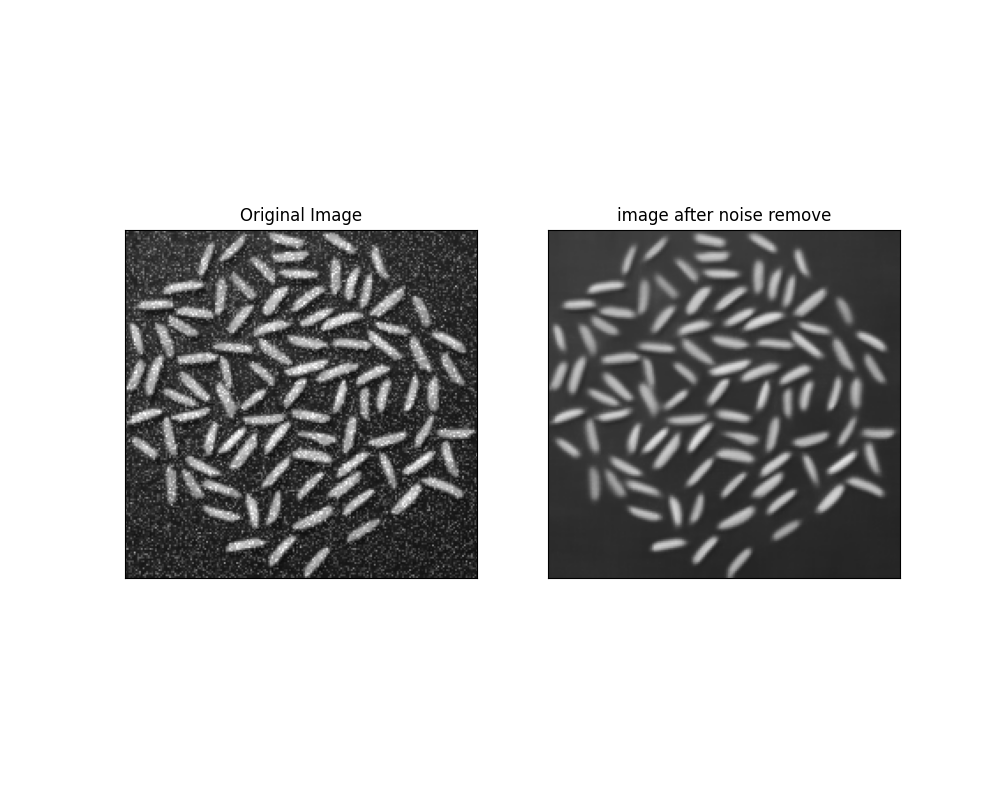

The Python source for this figure:
import numpy as np 
import cv2 
from matplotlib import pyplot as plt 

image = cv2.imread("/Users/admin/Desktop/Maleesha’s Air/Maleesha's Air/KDU/Semester 5/Image processing and machine vision/Assignment/assignment_01_images/rice_gaussian_noise.png") 
noise_removed_img=	cv2.fastNlMeansDenoising(image, None,40,7,21) 

fig, axarr = plt.subplots(2,2)
axarr[0, 0].imshow(image)
axarr[0, 0].set_title('Original Image')
axarr[0, 1].imshow(noise_removed_img)
axarr[0, 1].set_title('image after noise remove')

images = [image, noise_removed_img]

titles = ['Original Image', "image after noise remove"]

plt.figure(figsize=(10, 8))
for i in range(2):
    plt.subplot(1, 2, i+1)
    plt.imshow(images[i], 'gray')
    plt.title(titles[i])
    plt.xticks([]), plt.yticks([])
plt.savefig("Q5/parta.png")
plt.show()